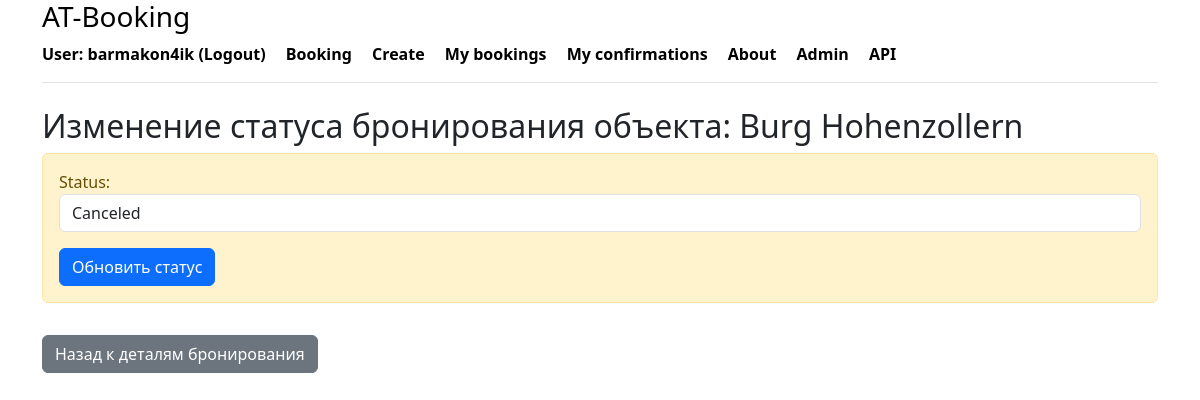
Before: /booking/2/change-status/ (signed in) with the older database file.
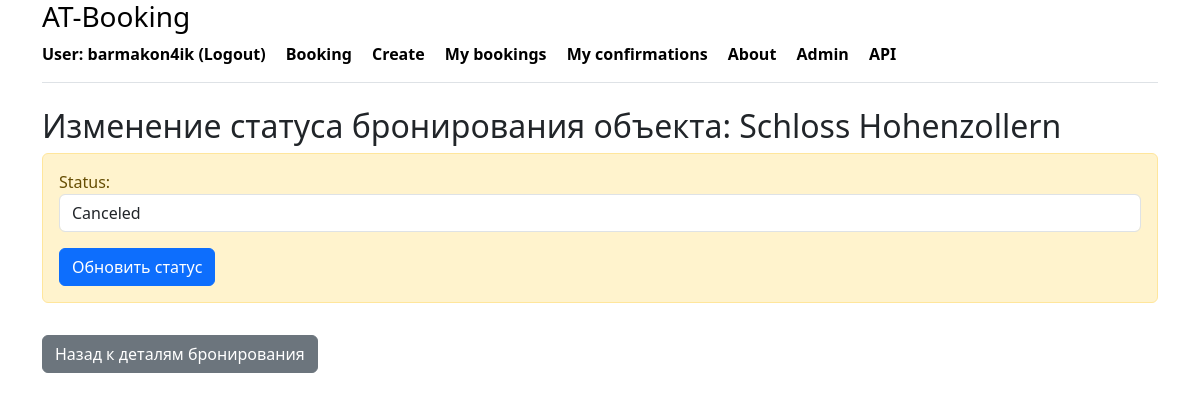
After: the same page with the newer database file.
### booking/models.py (models this page shows, shortened)
class Booking(models.Model):
    class BookingStatus(models.TextChoices):
        CONFIRMED = 'CONFIRMED', _('Confirmed')
        PENDING = 'PENDING', _('Pending confirmation')
        CANCELED = 'CANCELED', _('Canceled')
        UNCONFIRMED = 'UNCONFIRMED', _('Unconfirmed')
    status = models.CharField(
        _('Status'),
        max_length=20,
        choices=BookingStatus.choices,
        default=BookingStatus.UNCONFIRMED
    ) # Статус бронирования
    owner = models.ForeignKey(
        User,
        on_delete=models.CASCADE,
        related_name='bookings'
    ) # Пользователь, который забронировал
    created_at = models.DateTimeField(
        auto_now_add=True
    ) # Дата создания бронирования
    date_from = models.DateField(
        _('Booking from'),
        null=True,
        blank=True) # Дата начала бронирования
    date_to = models.DateField(
        _('Booking to'),
        null=True,
        blank=True) # Дата окончания бронирования
    housing = models.ForeignKey(
        Housing,
        on_delete=models.CASCADE,
        related_name='bookings'
    )  # Жилье, которое было забронировано
    class Meta:
        verbose_name_plural = _('bookings')
        verbose_name = _('booking')
        indexes = [
            models.Index(fields=['status']),
            models.Index(fields=['date_from', 'date_to']),
        ]

class Housing(models.Model):
    class HousingType(models.TextChoices):
        APARTMENT = 'APARTMENT', 'Квартира'
        HOUSE = 'HOUSE', 'Дом'
        STUDIO = 'STUDIO', 'Студия'
        CASTLE = 'CASTLE', 'Замок'
        HOTEL = 'HOTEL', 'Гостиница'
        VILLA = 'VILLA', 'Вилла'
        COTTAGE = 'COTTAGE', 'Коттедж'
    name = models.CharField(_('Name of object'), max_length=100)
    type = models.CharField(
        _('Type of object'),
        max_length=20,
        choices=HousingType.choices,
        default=HousingType.APARTMENT
    )
    country = models.CharField(_('Country'), max_length=50)
    post_code = models.CharField(_('Postal code'), max_length=10)
    city = models.CharField(_('City'), max_length=50)
    street = models.CharField(_('Street'), max_length=50, null=True, blank=True)
    house_number = models.CharField(_('House number'), max_length=50, null=True, blank=True)
    rooms = models.IntegerField(_('Number of rooms'))
    description = models.TextField(_('Description'))
    price = models.DecimalField(_('Price'), max_digits=10, decimal_places=2)
    owner = models.ForeignKey(User, on_delete=models.CASCADE, related_name='owner_housings')
    is_visible = models.BooleanField(default=True)
    created_at = models.DateTimeField(auto_now_add=True)
    class Meta:
        verbose_name_plural = _('housings')
        verbose_name = _('housing')
        indexes = [
            models.Index(fields=['type']),
            models.Index(fields=['price']),
        ]

### booking/views.py (the view)
# urls.py: path('booking/<int:booking_id>/change-status/', change_booking_status, name='change_booking_status'),
@login_required
def change_booking_status(request, booking_id):
    booking = get_object_or_404(Booking, id=booking_id)
    if request.user != booking.housing.owner and not request.user.is_staff:
        messages.error(request, "У вас нет прав для изменения статуса этого бронирования.")
        return redirect('my_bookings')
    if request.method == 'POST':
        form = ChangeBookingStatusForm(request.POST, instance=booking)
        if form.is_valid():
            form.save()
            messages.success(request, "Статус бронирования успешно обновлен.")
            return redirect('my_confirmation')
    else:
        form = ChangeBookingStatusForm(instance=booking)
    return render(request, 'booking/change_booking_status.html', {
        'form': form,
        'booking': booking
    })

### booking/forms.py
class ChangeBookingStatusForm(forms.ModelForm):
    class Meta:
        model = Booking
        fields = ['status']  # Позволяем редактировать только статус
        widgets = {
            'status': forms.Select(attrs={'class': 'form-control'}),  # Добавляем класс для стилей
        }

### booking/templates/booking/change_booking_status.html (shortened to what this page needs)
{% extends 'booking/base.html' %}
{% block content %}
    <h2>Изменение статуса бронирования объекта: {{ booking.housing.name }}</h2>
    <div class="alert alert-warning mt-2">
        <form method="post">
            {{ form.as_p }}
            <button type="submit" class="btn btn-primary">Обновить статус</button>
        </form>
    </div>
    <a href="{% url 'my_confirmation' %}" class="btn btn-secondary mt-3">Назад к деталям бронирования</a>
{% endblock %}

Changed rows visible on the page:
changed through a linked row, Booking "Canceled": housing.name "Burg Hohenzollern" → "Schloss Hohenzollern"
